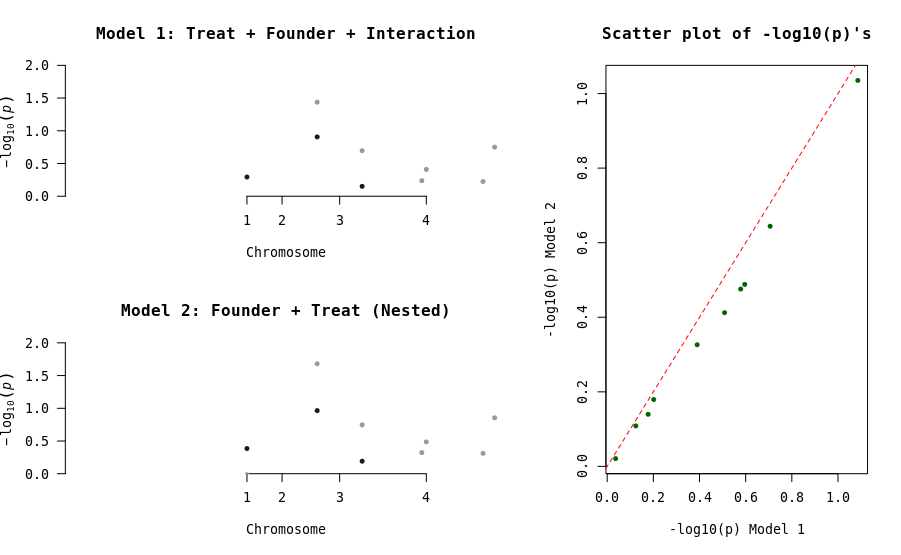

Recreate this plot in R.
library(dplyr)
library(qqman)

layout(matrix(c(1,3,2,3), nrow = 2, byrow = TRUE), widths = c(3, 2))

manhattan(merged_results_qqman_clean, 
          main = "Model 1: Treat + Founder + Interaction")

manhattan(merged_results_qqman_clean_nest, 
          main = "Model 2: Founder + Treat (Nested)")


scatter_data <- data.frame(
  model1 = merged_results_qqman_clean$P,
  model2 = merged_results_qqman_clean_nest$P
)

plot(scatter_data$model1, scatter_data$model2,
     xlab = "-log10(p) Model 1",
     ylab = "-log10(p) Model 2",
     main = "Scatter plot of -log10(p)'s",
     pch = 20, col = "darkgreen")
abline(0, 1, col = "red", lty = 2)
